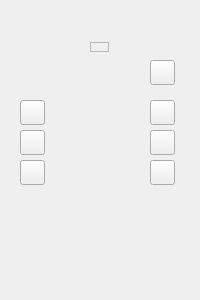
<?xml version="1.0" encoding="UTF-8"?>
<ui version="4.0">
 <class>TrikDisplayWidget</class>
 <widget class="QWidget" name="TrikDisplayWidget">
  <property name="geometry">
   <rect>
    <x>0</x>
    <y>0</y>
    <width>200</width>
    <height>300</height>
   </rect>
  </property>
  <property name="windowTitle">
   <string>Trik Display</string>
  </property>
  <property name="autoFillBackground">
   <bool>false</bool>
  </property>
  <property name="styleSheet">
   <string notr="true">QWidget#TrikDisplayWidget {
	border-image: url(:/icons/trik_controller.png)
}

QPushButton#buttonUp {
	border-image: url(:/icons/trik_button_up.png);
}
QPushButton#buttonUp:pressed {
	border-image: url(:/icons/trik_button_up_pressed.png);
}

QPushButton#buttonDown {
	border-image: url(:/icons/trik_button_down.png);
}
QPushButton#buttonDown:pressed {
	border-image: url(:/icons/trik_button_down_pressed.png);
}

QPushButton#buttonLeft {
	border-image: url(:/icons/trik_button_left.png);
}
QPushButton#buttonLeft:pressed {
	border-image: url(:/icons/trik_button_left_pressed.png);
}

QPushButton#buttonRight {
	border-image: url(:/icons/trik_button_right.png);
}
QPushButton#buttonRight:pressed {
	border-image: url(:/icons/trik_button_right_pressed.png);
}

QPushButton#buttonPower {
	border-image: url(:/icons/trik_button_power.png);
}
QPushButton#buttonPower:pressed {
	border-image: url(:/icons/trik_button_power_pressed.png);
}

QPushButton#buttonEscape {
	border-image: url(:/icons/trik_button_escape.png);
}
QPushButton#buttonEscape:pressed {
	border-image: url(:/icons/trik_button_escape_pressed.png);
}

QPushButton#buttonEnter {
	border-image: url(:/icons/trik_button_ok.png);
}
QPushButton#buttonEnter:pressed {
	border-image: url(:/icons/trik_button_ok_pressed.png);
}
</string>
  </property>
  <widget class="QPushButton" name="buttonPower">
   <property name="geometry">
    <rect>
     <x>150</x>
     <y>60</y>
     <width>25</width>
     <height>25</height>
    </rect>
   </property>
   <property name="sizePolicy">
    <sizepolicy hsizetype="Minimum" vsizetype="Minimum">
     <horstretch>1</horstretch>
     <verstretch>1</verstretch>
    </sizepolicy>
   </property>
   <property name="minimumSize">
    <size>
     <width>25</width>
     <height>25</height>
    </size>
   </property>
   <property name="maximumSize">
    <size>
     <width>25</width>
     <height>25</height>
    </size>
   </property>
   <property name="focusPolicy">
    <enum>Qt::NoFocus</enum>
   </property>
   <property name="flat">
    <bool>false</bool>
   </property>
  </widget>
  <widget class="QPushButton" name="buttonEnter">
   <property name="geometry">
    <rect>
     <x>150</x>
     <y>160</y>
     <width>25</width>
     <height>25</height>
    </rect>
   </property>
   <property name="sizePolicy">
    <sizepolicy hsizetype="Minimum" vsizetype="Minimum">
     <horstretch>1</horstretch>
     <verstretch>1</verstretch>
    </sizepolicy>
   </property>
   <property name="minimumSize">
    <size>
     <width>25</width>
     <height>25</height>
    </size>
   </property>
   <property name="maximumSize">
    <size>
     <width>25</width>
     <height>25</height>
    </size>
   </property>
   <property name="focusPolicy">
    <enum>Qt::NoFocus</enum>
   </property>
   <property name="flat">
    <bool>false</bool>
   </property>
  </widget>
  <widget class="QPushButton" name="buttonEscape">
   <property name="geometry">
    <rect>
     <x>150</x>
     <y>100</y>
     <width>25</width>
     <height>25</height>
    </rect>
   </property>
   <property name="sizePolicy">
    <sizepolicy hsizetype="Minimum" vsizetype="Minimum">
     <horstretch>1</horstretch>
     <verstretch>1</verstretch>
    </sizepolicy>
   </property>
   <property name="minimumSize">
    <size>
     <width>25</width>
     <height>25</height>
    </size>
   </property>
   <property name="maximumSize">
    <size>
     <width>25</width>
     <height>25</height>
    </size>
   </property>
   <property name="focusPolicy">
    <enum>Qt::NoFocus</enum>
   </property>
   <property name="flat">
    <bool>false</bool>
   </property>
  </widget>
  <widget class="QPushButton" name="buttonLeft">
   <property name="geometry">
    <rect>
     <x>20</x>
     <y>130</y>
     <width>25</width>
     <height>25</height>
    </rect>
   </property>
   <property name="sizePolicy">
    <sizepolicy hsizetype="Minimum" vsizetype="Minimum">
     <horstretch>1</horstretch>
     <verstretch>1</verstretch>
    </sizepolicy>
   </property>
   <property name="minimumSize">
    <size>
     <width>25</width>
     <height>25</height>
    </size>
   </property>
   <property name="maximumSize">
    <size>
     <width>25</width>
     <height>25</height>
    </size>
   </property>
   <property name="focusPolicy">
    <enum>Qt::NoFocus</enum>
   </property>
   <property name="flat">
    <bool>false</bool>
   </property>
  </widget>
  <widget class="QPushButton" name="buttonDown">
   <property name="geometry">
    <rect>
     <x>20</x>
     <y>160</y>
     <width>25</width>
     <height>25</height>
    </rect>
   </property>
   <property name="sizePolicy">
    <sizepolicy hsizetype="Minimum" vsizetype="Minimum">
     <horstretch>1</horstretch>
     <verstretch>1</verstretch>
    </sizepolicy>
   </property>
   <property name="minimumSize">
    <size>
     <width>25</width>
     <height>25</height>
    </size>
   </property>
   <property name="maximumSize">
    <size>
     <width>25</width>
     <height>25</height>
    </size>
   </property>
   <property name="focusPolicy">
    <enum>Qt::NoFocus</enum>
   </property>
   <property name="flat">
    <bool>false</bool>
   </property>
  </widget>
  <widget class="QPushButton" name="buttonRight">
   <property name="geometry">
    <rect>
     <x>150</x>
     <y>130</y>
     <width>25</width>
     <height>25</height>
    </rect>
   </property>
   <property name="sizePolicy">
    <sizepolicy hsizetype="Minimum" vsizetype="Minimum">
     <horstretch>1</horstretch>
     <verstretch>1</verstretch>
    </sizepolicy>
   </property>
   <property name="minimumSize">
    <size>
     <width>25</width>
     <height>25</height>
    </size>
   </property>
   <property name="maximumSize">
    <size>
     <width>25</width>
     <height>25</height>
    </size>
   </property>
   <property name="focusPolicy">
    <enum>Qt::NoFocus</enum>
   </property>
   <property name="flat">
    <bool>false</bool>
   </property>
  </widget>
  <widget class="QPushButton" name="buttonUp">
   <property name="geometry">
    <rect>
     <x>20</x>
     <y>100</y>
     <width>25</width>
     <height>25</height>
    </rect>
   </property>
   <property name="sizePolicy">
    <sizepolicy hsizetype="Minimum" vsizetype="Minimum">
     <horstretch>1</horstretch>
     <verstretch>1</verstretch>
    </sizepolicy>
   </property>
   <property name="minimumSize">
    <size>
     <width>25</width>
     <height>25</height>
    </size>
   </property>
   <property name="maximumSize">
    <size>
     <width>25</width>
     <height>25</height>
    </size>
   </property>
   <property name="focusPolicy">
    <enum>Qt::NoFocus</enum>
   </property>
   <property name="flat">
    <bool>false</bool>
   </property>
  </widget>
  <widget class="qReal::ui::PaintWidget" name="display" native="true">
   <property name="geometry">
    <rect>
     <x>54</x>
     <y>63</y>
     <width>91</width>
     <height>123</height>
    </rect>
   </property>
   <property name="sizePolicy">
    <sizepolicy hsizetype="Preferred" vsizetype="Preferred">
     <horstretch>13</horstretch>
     <verstretch>0</verstretch>
    </sizepolicy>
   </property>
   <property name="autoFillBackground">
    <bool>false</bool>
   </property>
  </widget>
  <widget class="QFrame" name="led">
   <property name="geometry">
    <rect>
     <x>90</x>
     <y>42</y>
     <width>19</width>
     <height>10</height>
    </rect>
   </property>
   <property name="autoFillBackground">
    <bool>true</bool>
   </property>
   <property name="frameShape">
    <enum>QFrame::StyledPanel</enum>
   </property>
   <property name="frameShadow">
    <enum>QFrame::Raised</enum>
   </property>
   <property name="lineWidth">
    <number>0</number>
   </property>
  </widget>
 </widget>
 <customwidgets>
  <customwidget>
   <class>qReal::ui::PaintWidget</class>
   <extends>QWidget</extends>
   <header>qrutils/widgets/paintWidget.h</header>
   <container>1</container>
  </customwidget>
 </customwidgets>
 <resources/>
 <connections/>
</ui>
